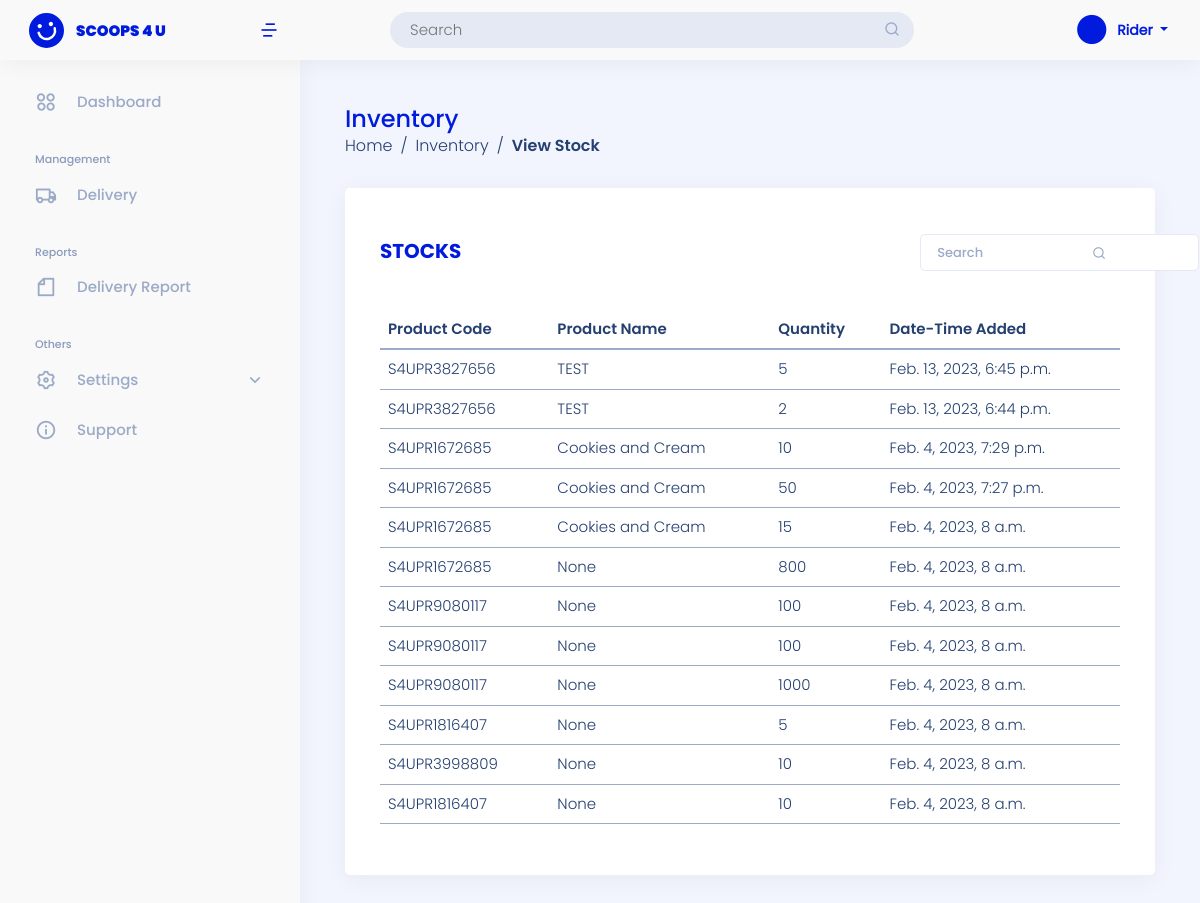
The app's page /user-site/view-inventory/ (signed in) with its own data.
### landing_page/models.py (models this page shows)
class User(AbstractUser):
    ROLE = ((" "," "),("admin","admin"),("staff","staff"),("reseller","reseller"),("rider","rider"))
    role = models.CharField(max_length=50, null=True, default=False, choices=ROLE)

### admin_site/models.py (models this page shows, shortened)
class By_Batch(models.Model):
    product_code = models.CharField( max_length=200, null=True,verbose_name='Product Code')
    product_name = models.CharField( max_length=200, null=True,verbose_name='Product Name')
    product_batch =  models.CharField(max_length=200, null=True, verbose_name='Batch Number')
    product_quantity =  models.BigIntegerField(null=True,  verbose_name='Quantity')
    product_expired =  models.DateField( null=True, verbose_name='Expiration Date')
    created_at =models.DateTimeField(default=timezone.now,  verbose_name='created')

### admin_site/views.py (the view)
# urls.py: path('view-inventory/', views.view_inventory, name='view_inventory'),
@login_required(login_url='landing_page:login')
def view_inventory(request):
    list_inventory = By_Batch.objects.all().order_by('-id')
    context = {'list_inventory':list_inventory}
    return render(request, 'admin_site/inventory/view.html', context)

### templates/admin_site/inventory/view.html (shortened to what this page needs)
{% extends 'admin_site/base.html' %}
{% block content %}
<main id="main" class="main mt-5">
    <div class="pagetitle">
        <h1>Inventory</h1>
        <nav>
            <ol class="breadcrumb">
                <li class="breadcrumb-item"><a href="{% url 'admin_site:dashboard'%}">Home</a></li>
                <li class="breadcrumb-item">Inventory</li>
                <li class="breadcrumb-item active">View Stock</li>
            </ol>
        </nav>
    </div>
    <section class="section">
        <div class="row">
            <div class="col-lg-12">
                <div class="card">
                    <div class="card-body mt-3">
                        <div class="add-product mb-4">
                            <h5 class="card-title feature">Stocks</h5>
                            <form class="search-tab" action="{% url 'admin_site:search_inventory' %}" method="GET"  class="text-end px-4">
                                <input type="text" class="form-control p-2 ps-3" name="search" placeholder="Search">
                                <button class="btn btn-search btn-sm" type="submit"><i class="ri-search-line"></i></button>
                            </form>
                        </div>
                        {% if list_inventory %}
                            <div class="table-responsive">
                                <table class="table table-hover">
                                    <thead>
                                        <tr>
                                            <th>Product Code</th>
                                            <th>Product Name</th>
                                            <th>Quantity</th>
                                            <th>Date-Time Added</th>
                                        </tr>
                                    </thead>
                                    <tbody>
                                        {% for list in  list_inventory %}
                                        <tr>
                                            <td>{{ list.product_code }}</td>
                                            <td>{{ list.product_name }}</td>
                                            <td>{{ list.product_quantity }}</td>
                                            <td>{{ list.created_at }}</td>
                                        </tr>
                                        {% endfor %}
                                    </tbody>
                                </table>
                            </div>
                        {% endif %}
                    </div>
                </div>
            </div>
        </div>
    </section>
</main>
{% endblock content %}

### templates/admin_site/base.html (shortened to what this page needs)
{% load static %}
<!DOCTYPE html>
<html lang="en">
<head>
    <link href="https://cdn.jsdelivr.net/npm/bootstrap@5.0.2/dist/css/bootstrap.min.css" rel="stylesheet">
    <link href="{% static '/css/assets/bootstrap/css/bootstrap.min.css'%}" rel="stylesheet">
    <link href="{% static '/css/assets/simple-datatables/style.css'%}" rel="stylesheet">
    <link href="{% static '/css/assets/remixicon/remixicon.css'%}" rel="stylesheet">
    <link href="{% static '/css/sandi.css'%}" rel="stylesheet">
  </head>
<body>
{% if user.role == "rider"%}
<header id="header" class="header fixed-top d-flex align-items-center">
  <div class="d-flex align-items-center justify-content-between">
    <a href="{% url 'rider_site:dashboard'%}" class="logo d-flex align-items-center">
      <img src="{% static '/img/logo-header.svg'%}" alt="">
      <span class="d-none d-lg-block">SCOOPS 4 U</span>
    </a>
    <i class="ri-menu-4-line toggle-sidebar-btn ms-1 me-3" style="font-size: 20px; font-weight: 500; color:#001BDE;"></i>
  </div>
  <div class="search-bar mx-auto">
    <form class="search-form d-flex align-items-center" method="POST" action="#">
      <input type="text" name="query" placeholder="Search" title="Enter search keyword">
      <button type="submit" title="Search"><i class="ri-search-line"></i></button>
    </form>
  </div>
  <nav class="header-nav ms-auto">
    <ul class="d-flex align-items-center">
      <li class="nav-item dropdown pe-3">
        <a class="nav-link nav-profile d-flex align-items-center me-3" href="#" data-bs-toggle="dropdown">
          <i alt="Profile" class="ri-checkbox-blank-circle-fill"></i>
          <span class="d-none d-md-block dropdown-toggle ps-2" style="text-transform: capitalize;">
            {{ user }}
          </span>
        </a>
      </li>
    </ul>
  </nav>
</header>
<aside id="sidebar" class="sidebar">
  <ul class="sidebar-nav" id="sidebar-nav">
      <li class="nav-item">
          <a class="nav-link collapsed" href="{% url 'rider_site:dashboard'%}">
          <i class="ri-apps-2-line" style="font-size: 22px; font-weight: 100; margin-right: 20px"></i>
          <span>Dashboard</span>
          </a>
      </li>
      <li class="nav-heading pt-3">Management</li>
      <li class="nav-item">
      <a class="nav-link collapsed" href="{% url 'rider_site:transaction_orders'  %}">
          <i class="ri-truck-line" style="font-size: 22px; font-weight: 100; margin-right: 20px"></i>
          <span>Delivery</span>
      </a>
      </li>
      <li class="nav-heading pt-3">Reports</li>
      <li class="nav-item">
          <a class="nav-link collapsed" href="{% url 'rider_site:transaction_orders'  %}">
              <i class="ri-file-line" style="font-size: 22px; font-weight: 100; margin-right: 20px"></i>
              <span>Delivery Report</span>
          </a>
      </li>
      <li class="nav-heading pt-3">Others</li>
      <li class="nav-item">
          <a class="nav-link collapsed" data-bs-target="#settings-nav" data-bs-toggle="collapse" href="#">
              <i class="ri-settings-3-line" style="font-size: 22px; font-weight: 100; margin-right: 20px"></i><span>Settings</span><i class="ri-arrow-down-s-line ms-auto" style="font-size: 20px; font-weight: 100;" ></i>
          </a>
      </li>
      <li class="nav-item">
          <a class="nav-link collapsed">
              <i class="ri-information-line" style="font-size: 22px; font-weight: 100; margin-right: 20px"></i><span>Support</span>
          </a>
      </li>
  </ul>
</aside>
{% endif %}
<div class="">
  <div class="">
      <div class="">
          {% block content %}
          {% endblock content %}
      </div>
  </div>
</div>
</body>
</html>

### records on screen
User: username "Rider"
By_Batch: product_code "S4UPR3827656", product_name "TEST", product_quantity "5", created_at "Feb. 13, 2023, 6:45 p.m."
By_Batch: product_code "S4UPR3827656", product_name "TEST", product_quantity "2", created_at "Feb. 13, 2023, 6:44 p.m."
By_Batch: product_code "S4UPR1672685", product_name "Cookies and Cream", product_quantity "10", created_at "Feb. 4, 2023, 7:29 p.m."
By_Batch: product_code "S4UPR1672685", product_name "Cookies and Cream", product_quantity "50", created_at "Feb. 4, 2023, 7:27 p.m."
By_Batch: product_code "S4UPR1672685", product_name "Cookies and Cream", product_quantity "15", created_at "Feb. 4, 2023, 8 a.m."
By_Batch: product_code "S4UPR1672685", product_name "None", product_quantity "800", created_at "Feb. 4, 2023, 8 a.m."
By_Batch: product_code "S4UPR9080117", product_name "None", product_quantity "100", created_at "Feb. 4, 2023, 8 a.m."
By_Batch: product_code "S4UPR9080117", product_name "None", product_quantity "100", created_at "Feb. 4, 2023, 8 a.m."
By_Batch: product_code "S4UPR9080117", product_name "None", product_quantity "1000", created_at "Feb. 4, 2023, 8 a.m."
By_Batch: product_code "S4UPR1816407", product_name "None", product_quantity "5", created_at "Feb. 4, 2023, 8 a.m."
By_Batch: product_code "S4UPR3998809", product_name "None", product_quantity "10", created_at "Feb. 4, 2023, 8 a.m."
By_Batch: product_code "S4UPR1816407", product_name "None", product_quantity "10", created_at "Feb. 4, 2023, 8 a.m."
